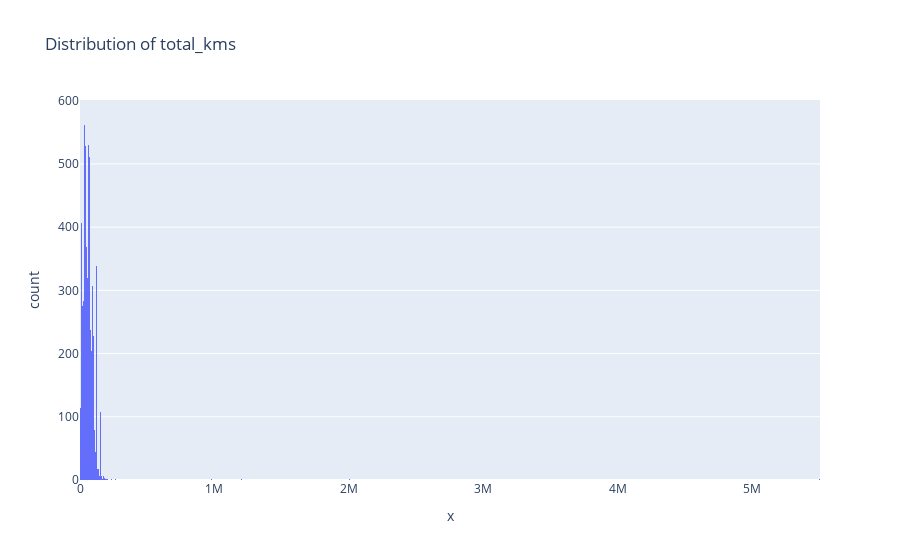
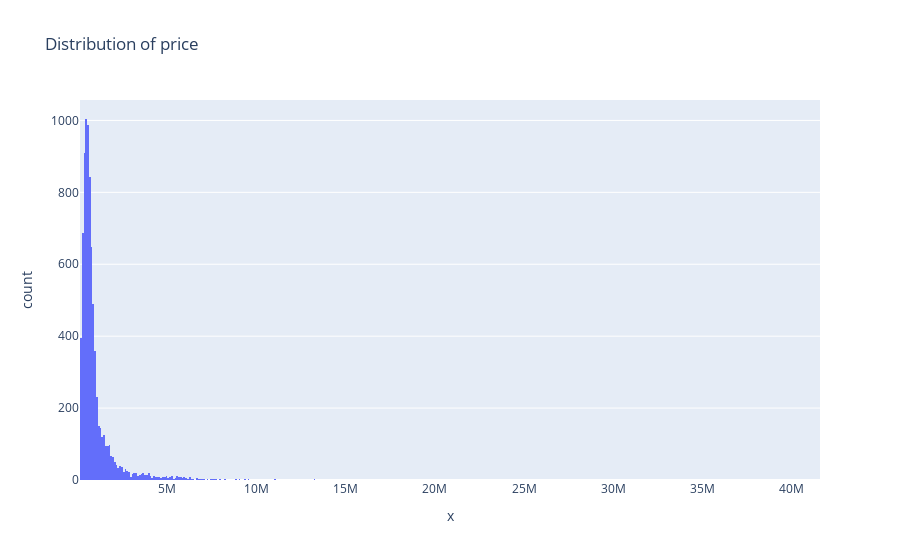
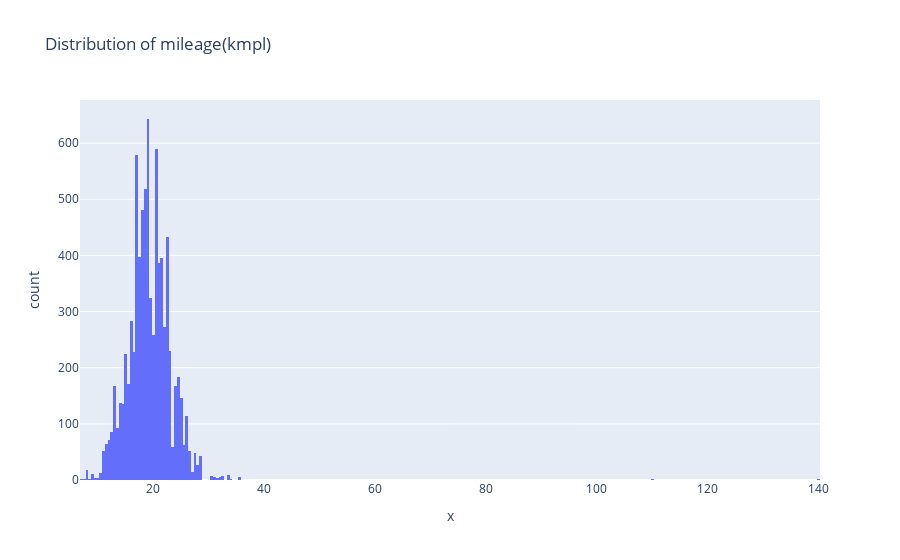
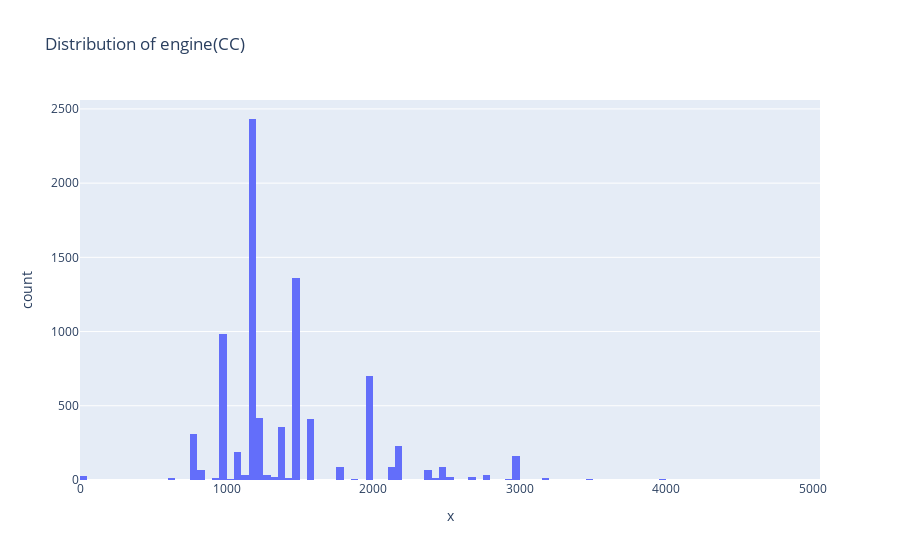

Here is the notebook cell these charts were saved with, in order:
### Code cell
for numeric in numericals:
    fig = px.histogram(x = df[numeric], title = f'Distribution of {numeric}')
    fig.show()

### Figure 1 — Plotly figure (JSON) as saved in the notebook; plotly's stock layout.template omitted (floating-point values rounded to 4 significant figures; data arrays with more than 128 entries replaced by an {"elided": "..."} marker saying what was removed)
{"data": [{"alignmentgroup": "True", "bingroup": "x", "hovertemplate": "x=%{x}<br>count=%{y}<extra></extra>", "legendgroup": "", "marker": {"color": "#636efa", "pattern": {"shape": ""}}, "name": "", "offsetgroup": "", "orientation": "v", "showlegend": false, "type": "histogram", "x": {"elided": "8240 int values"}, "xaxis": "x", "yaxis": "y"}], "layout": {"barmode": "relative", "legend": {"tracegroupgap": 0}, "title": {"text": "Distribution of total_kms"}, "xaxis": {"anchor": "y", "domain": [0, 1], "title": {"text": "x"}}, "yaxis": {"anchor": "x", "domain": [0, 1], "title": {"text": "count"}}}}

### Figure 2 — Plotly figure (JSON) as saved in the notebook; plotly's stock layout.template omitted (floating-point values rounded to 4 significant figures; data arrays with more than 128 entries replaced by an {"elided": "..."} marker saying what was removed)
{"data": [{"alignmentgroup": "True", "bingroup": "x", "hovertemplate": "x=%{x}<br>count=%{y}<extra></extra>", "legendgroup": "", "marker": {"color": "#636efa", "pattern": {"shape": ""}}, "name": "", "offsetgroup": "", "orientation": "v", "showlegend": false, "type": "histogram", "x": {"elided": "8240 int values"}, "xaxis": "x", "yaxis": "y"}], "layout": {"barmode": "relative", "legend": {"tracegroupgap": 0}, "title": {"text": "Distribution of price"}, "xaxis": {"anchor": "y", "domain": [0, 1], "title": {"text": "x"}}, "yaxis": {"anchor": "x", "domain": [0, 1], "title": {"text": "count"}}}}

### Figure 3 — Plotly figure (JSON) as saved in the notebook; plotly's stock layout.template omitted (floating-point values rounded to 4 significant figures; data arrays with more than 128 entries replaced by an {"elided": "..."} marker saying what was removed)
{"data": [{"alignmentgroup": "True", "bingroup": "x", "hovertemplate": "x=%{x}<br>count=%{y}<extra></extra>", "legendgroup": "", "marker": {"color": "#636efa", "pattern": {"shape": ""}}, "name": "", "offsetgroup": "", "orientation": "v", "showlegend": false, "type": "histogram", "x": {"elided": "8240 float values"}, "xaxis": "x", "yaxis": "y"}], "layout": {"barmode": "relative", "legend": {"tracegroupgap": 0}, "title": {"text": "Distribution of mileage(kmpl)"}, "xaxis": {"anchor": "y", "domain": [0, 1], "title": {"text": "x"}}, "yaxis": {"anchor": "x", "domain": [0, 1], "title": {"text": "count"}}}}

### Figure 4 — Plotly figure (JSON) as saved in the notebook; plotly's stock layout.template omitted (floating-point values rounded to 4 significant figures; data arrays with more than 128 entries replaced by an {"elided": "..."} marker saying what was removed)
{"data": [{"alignmentgroup": "True", "bingroup": "x", "hovertemplate": "x=%{x}<br>count=%{y}<extra></extra>", "legendgroup": "", "marker": {"color": "#636efa", "pattern": {"shape": ""}}, "name": "", "offsetgroup": "", "orientation": "v", "showlegend": false, "type": "histogram", "x": {"elided": "8240 int values"}, "xaxis": "x", "yaxis": "y"}], "layout": {"barmode": "relative", "legend": {"tracegroupgap": 0}, "title": {"text": "Distribution of engine(CC)"}, "xaxis": {"anchor": "y", "domain": [0, 1], "title": {"text": "x"}}, "yaxis": {"anchor": "x", "domain": [0, 1], "title": {"text": "count"}}}}
